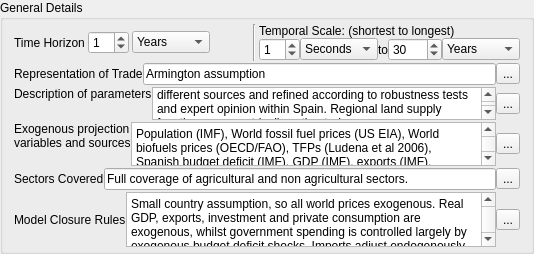
         <widget class="QGroupBox" name="groupBox_3">
          <property name="sizePolicy">
           <sizepolicy hsizetype="Preferred" vsizetype="Preferred">
            <horstretch>0</horstretch>
            <verstretch>1</verstretch>
           </sizepolicy>
          </property>
          <property name="font">
           <font>
            <pointsize>9</pointsize>
           </font>
          </property>
          <property name="title">
           <string>General Details</string>
          </property>
          <layout class="QGridLayout" name="gridLayout_5">
           <property name="topMargin">
            <number>4</number>
           </property>
           <property name="bottomMargin">
            <number>4</number>
           </property>
           <property name="horizontalSpacing">
            <number>-1</number>
           </property>
           <property name="verticalSpacing">
            <number>2</number>
           </property>
           <item row="0" column="0">
            <layout class="QHBoxLayout" name="horizontalLayout_25">
             <property name="spacing">
              <number>3</number>
             </property>
             <item>
              <layout class="QHBoxLayout" name="horizontalLayout_23" stretch="0,0,0,1">
               <property name="sizeConstraint">
                <enum>QLayout::SetDefaultConstraint</enum>
               </property>
               <item>
                <widget class="QLabel" name="lblTechnicalTimeHorizon">
                 <property name="font">
                  <font>
                   <pointsize>9</pointsize>
                  </font>
                 </property>
                 <property name="text">
                  <string>Time Horizon</string>
                 </property>
                </widget>
               </item>
               <item>
                <widget class="QSpinBox" name="sbTechnicalTimeHorizon">
                 <property name="font">
                  <font>
                   <pointsize>9</pointsize>
                  </font>
                 </property>
                 <property name="value">
                  <number>1</number>
                 </property>
                </widget>
               </item>
               <item>
                <widget class="QComboBox" name="cbTechnicalTimeHorizonUnit">
                 <property name="sizePolicy">
                  <sizepolicy hsizetype="Preferred" vsizetype="Fixed">
                   <horstretch>1</horstretch>
                   <verstretch>0</verstretch>
                  </sizepolicy>
                 </property>
                 <property name="font">
                  <font>
                   <pointsize>9</pointsize>
                  </font>
                 </property>
                 <item>
                  <property name="text">
                   <string>Years</string>
                  </property>
                 </item>
                 <item>
                  <property name="text">
                   <string>Months</string>
                  </property>
                 </item>
                 <item>
                  <property name="text">
                   <string>Days</string>
                  </property>
                 </item>
                 <item>
                  <property name="text">
                   <string>Hours</string>
                  </property>
                 </item>
                 <item>
                  <property name="text">
                   <string>Minutes</string>
                  </property>
                 </item>
                 <item>
                  <property name="text">
                   <string>Seconds</string>
                  </property>
                 </item>
                </widget>
               </item>
               <item>
                <spacer name="horizontalSpacer_2">
                 <property name="orientation">
                  <enum>Qt::Horizontal</enum>
                 </property>
                 <property name="sizeHint" stdset="0">
                  <size>
                   <width>40</width>
                   <height>20</height>
                  </size>
                 </property>
                </spacer>
               </item>
              </layout>
             </item>
             <item>
              <widget class="Line" name="line">
               <property name="font">
                <font>
                 <pointsize>9</pointsize>
                </font>
               </property>
               <property name="orientation">
                <enum>Qt::Vertical</enum>
               </property>
              </widget>
             </item>
             <item>
              <layout class="QVBoxLayout" name="verticalLayout_6" stretch="1,1">
               <property name="spacing">
                <number>0</number>
               </property>
               <item>
                <widget class="QLabel" name="lblTechnicalTemporalScale">
                 <property name="font">
                  <font>
                   <pointsize>9</pointsize>
                  </font>
                 </property>
                 <property name="text">
                  <string>Temporal Scale: (shortest to longest)</string>
                 </property>
                </widget>
               </item>
               <item>
                <layout class="QHBoxLayout" name="horizontalLayout_24" stretch="0,1,0,0,1">
                 <item>
                  <widget class="QSpinBox" name="sbTechnicalTemporalScaleFrom">
                   <property name="font">
                    <font>
                     <pointsize>9</pointsize>
                    </font>
                   </property>
                   <property name="value">
                    <number>1</number>
                   </property>
                  </widget>
                 </item>
                 <item>
                  <widget class="QComboBox" name="cbTechnicalTemporalScaleFrom">
                   <property name="font">
                    <font>
                     <pointsize>9</pointsize>
                    </font>
                   </property>
                   <property name="currentText">
                    <string>Seconds</string>
                   </property>
                   <item>
                    <property name="text">
                     <string>Seconds</string>
                    </property>
                   </item>
                   <item>
                    <property name="text">
                     <string>Minutes</string>
                    </property>
                   </item>
                   <item>
                    <property name="text">
                     <string>Hours</string>
                    </property>
                   </item>
                   <item>
                    <property name="text">
                     <string>Days</string>
                    </property>
                   </item>
                   <item>
                    <property name="text">
                     <string>Weeks</string>
                    </property>
                   </item>
                   <item>
                    <property name="text">
                     <string>Months</string>
                    </property>
                   </item>
                   <item>
                    <property name="text">
                     <string>Years</string>
                    </property>
                   </item>
                  </widget>
                 </item>
                 <item>
                  <widget class="QLabel" name="lblTechnicalTemporalScaleTo">
                   <property name="font">
                    <font>
                     <pointsize>9</pointsize>
                    </font>
                   </property>
                   <property name="text">
                    <string>to</string>
                   </property>
                  </widget>
                 </item>
                 <item>
                  <widget class="QSpinBox" name="sbTechnicalTemporalScaleTo">
                   <property name="font">
                    <font>
                     <pointsize>9</pointsize>
                    </font>
                   </property>
                   <property name="maximum">
                    <number>9999</number>
                   </property>
                   <property name="value">
                    <number>30</number>
                   </property>
                  </widget>
                 </item>
                 <item>
                  <widget class="QComboBox" name="cbTechnicalTemporalScaleTo">
                   <property name="font">
                    <font>
                     <pointsize>9</pointsize>
                    </font>
                   </property>
                   <item>
                    <property name="text">
                     <string>Years</string>
                    </property>
                   </item>
                   <item>
                    <property name="text">
                     <string>Months</string>
                    </property>
                   </item>
                   <item>
                    <property name="text">
                     <string>Weeks</string>
                    </property>
                   </item>
                   <item>
                    <property name="text">
                     <string>Days</string>
                    </property>
                   </item>
                   <item>
                    <property name="text">
                     <string>Hours</string>
                    </property>
                   </item>
                   <item>
                    <property name="text">
                     <string>Minutes</string>
                    </property>
                   </item>
                   <item>
                    <property name="text">
                     <string>Seconds</string>
                    </property>
                   </item>
                  </widget>
                 </item>
                </layout>
               </item>
              </layout>
             </item>
            </layout>
           </item>
           <item row="3" column="0">
            <layout class="QHBoxLayout" name="horizontalLayout_36">
             <item>
              <widget class="QLabel" name="lblTechnicalExogenousProjVarsAndSources">
               <property name="font">
                <font>
                 <pointsize>9</pointsize>
                </font>
               </property>
               <property name="text">
                <string>Exogenous projection
variables and sources</string>
               </property>
               <property name="alignment">
                <set>Qt::AlignLeading|Qt::AlignLeft|Qt::AlignTop</set>
               </property>
              </widget>
             </item>
             <item>
              <widget class="QPlainTextEdit" name="tedTechnicalExogenousProjVars">
               <property name="maximumSize">
                <size>
                 <width>16777215</width>
                 <height>44</height>
                </size>
               </property>
               <property name="plainText">
                <string>Population (IMF), World fossil fuel prices (US EIA), World biofuels prices (OECD/FAO), TFPs (Ludena et al 2006), Spanish budget deficit (IMF), GDP (IMF), exports (IMF), investment (European Commission), household consumption (European Commission), CAP payments (FEGA)</string>
               </property>
              </widget>
             </item>
             <item>
              <widget class="QToolButton" name="toolButton_4">
               <property name="font">
                <font>
                 <pointsize>9</pointsize>
                </font>
               </property>
               <property name="toolTip">
                <string>&lt;html&gt;&lt;head/&gt;&lt;body&gt;&lt;p&gt;click to view in pop-up window&lt;/p&gt;&lt;/body&gt;&lt;/html&gt;</string>
               </property>
               <property name="text">
                <string>...</string>
               </property>
              </widget>
             </item>
            </layout>
           </item>
           <item row="1" column="0">
            <layout class="QHBoxLayout" name="horizontalLayout_34">
             <item>
              <widget class="QLabel" name="lblTechnicalRepresentationOfTrade">
               <property name="font">
                <font>
                 <pointsize>9</pointsize>
                </font>
               </property>
               <property name="text">
                <string>Representation of Trade</string>
               </property>
              </widget>
             </item>
             <item>
              <widget class="QLineEdit" name="leTechnicalRepresentationOfTrade">
               <property name="sizePolicy">
                <sizepolicy hsizetype="Expanding" vsizetype="Fixed">
                 <horstretch>2</horstretch>
                 <verstretch>0</verstretch>
                </sizepolicy>
               </property>
               <property name="font">
                <font>
                 <pointsize>9</pointsize>
                </font>
               </property>
               <property name="text">
                <string>Armington assumption</string>
               </property>
              </widget>
             </item>
             <item>
              <widget class="QToolButton" name="toolButton_2">
               <property name="font">
                <font>
                 <pointsize>9</pointsize>
                </font>
               </property>
               <property name="toolTip">
                <string>&lt;html&gt;&lt;head/&gt;&lt;body&gt;&lt;p&gt;click to view in pop-up window&lt;/p&gt;&lt;/body&gt;&lt;/html&gt;</string>
               </property>
               <property name="text">
                <string>...</string>
               </property>
              </widget>
             </item>
            </layout>
           </item>
           <item row="2" column="0">
            <layout class="QHBoxLayout" name="horizontalLayout_35">
             <item>
              <widget class="QLabel" name="lblTechnicalDescriptionOfParameters">
               <property name="font">
                <font>
                 <pointsize>9</pointsize>
                </font>
               </property>
               <property name="text">
                <string>Description of parameters</string>
               </property>
               <property name="alignment">
                <set>Qt::AlignLeading|Qt::AlignLeft|Qt::AlignTop</set>
               </property>
              </widget>
             </item>
             <item>
              <widget class="QPlainTextEdit" name="tedTechnicalDescriptionOfParameters">
               <property name="maximumSize">
                <size>
                 <width>16777215</width>
                 <height>33</height>
                </size>
               </property>
               <property name="plainText">
                <string>Substitution and expenditure elasticities are borrowed from different sources and refined according to robustness tests and expert opinion within Spain. Regional land supply function econometrically estimated. </string>
               </property>
              </widget>
             </item>
             <item>
              <widget class="QToolButton" name="toolButton_3">
               <property name="font">
                <font>
                 <pointsize>9</pointsize>
                </font>
               </property>
               <property name="toolTip">
                <string>&lt;html&gt;&lt;head/&gt;&lt;body&gt;&lt;p&gt;click to view in pop-up window&lt;/p&gt;&lt;/body&gt;&lt;/html&gt;</string>
               </property>
               <property name="text">
                <string>...</string>
               </property>
              </widget>
             </item>
            </layout>
           </item>
           <item row="4" column="0">
            <layout class="QHBoxLayout" name="horizontalLayout_37">
             <item>
              <widget class="QLabel" name="lblTechnicalSectorsCovered">
               <property name="font">
                <font>
                 <pointsize>9</pointsize>
                </font>
               </property>
               <property name="text">
                <string>Sectors Covered</string>
               </property>
              </widget>
             </item>
             <item>
              <widget class="QLineEdit" name="leTechnicalSectorsCovered">
               <property name="font">
                <font>
                 <pointsize>9</pointsize>
                </font>
               </property>
               <property name="text">
                <string>Full coverage of agricultural and non agricultural sectors.</string>
               </property>
              </widget>
             </item>
             <item>
              <widget class="QToolButton" name="toolButton_5">
               <property name="font">
                <font>
                 <pointsize>9</pointsize>
                </font>
               </property>
               <property name="toolTip">
                <string>&lt;html&gt;&lt;head/&gt;&lt;body&gt;&lt;p&gt;click to view in pop-up window&lt;/p&gt;&lt;/body&gt;&lt;/html&gt;</string>
               </property>
               <property name="text">
                <string>...</string>
               </property>
              </widget>
             </item>
            </layout>
           </item>
           <item row="5" column="0">
            <layout class="QHBoxLayout" name="horizontalLayout_38">
             <item>
              <widget class="QLabel" name="lblTechnicalModelClosureRules">
               <property name="font">
                <font>
                 <pointsize>9</pointsize>
                </font>
               </property>
               <property name="text">
                <string>Model Closure Rules</string>
               </property>
              </widget>
             </item>
             <item>
              <widget class="QPlainTextEdit" name="tedTechnicalModelClosureRules">
               <property name="maximumSize">
                <size>
                 <width>16777215</width>
                 <height>55</height>
                </size>
               </property>
               <property name="plainText">
                <string>Small country assumption, so all world prices exogenous. Real GDP, exports, investment and private consumption are exogenous, whilst government spending is controlled largely by exogenous budget deficit shocks. Imports adjust endogenously. Aggregate employment is endogenous, whilst total capital stock accumulation is endogenous but dependant on total (exogenous) net investment shocks. </string>
               </property>
              </widget>
             </item>
             <item>
              <widget class="QToolButton" name="toolButton_6">
               <property name="font">
                <font>
                 <pointsize>9</pointsize>
                </font>
               </property>
               <property name="toolTip">
                <string>&lt;html&gt;&lt;head/&gt;&lt;body&gt;&lt;p&gt;click to view in pop-up window&lt;/p&gt;&lt;/body&gt;&lt;/html&gt;</string>
               </property>
               <property name="text">
                <string>...</string>
               </property>
              </widget>
             </item>
            </layout>
           </item>
          </layout>
         </widget>
